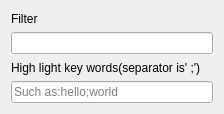
<?xml version="1.0" encoding="UTF-8"?>
<ui version="4.0">
 <class>SAKToolBoxUiOutputMenu</class>
 <widget class="QWidget" name="SAKToolBoxUiOutputMenu">
  <property name="geometry">
   <rect>
    <x>0</x>
    <y>0</y>
    <width>224</width>
    <height>114</height>
   </rect>
  </property>
  <property name="windowTitle">
   <string>Form</string>
  </property>
  <layout class="QGridLayout" name="gridLayout">
   <item row="0" column="0">
    <widget class="QLabel" name="label_2">
     <property name="text">
      <string>Filter</string>
     </property>
    </widget>
   </item>
   <item row="3" column="0">
    <widget class="QLineEdit" name="keyword">
     <property name="placeholderText">
      <string>Such as:hello;world</string>
     </property>
    </widget>
   </item>
   <item row="2" column="0">
    <widget class="QLabel" name="label">
     <property name="text">
      <string>High light key words(separator is' ;')</string>
     </property>
    </widget>
   </item>
   <item row="1" column="0">
    <widget class="QLineEdit" name="filter"/>
   </item>
  </layout>
 </widget>
 <resources/>
 <connections/>
</ui>
